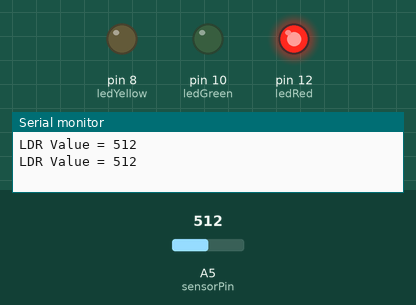
The sketch below on a simulated Arduino Uno, built with avr-gcc and run on an emulated ATmega328P. On the bench: output pins drawn as LEDs (lit = HIGH), the last lines printed to the serial monitor. The test bench sets the inputs (shaded band); at power-on: A5 (sensorPin) = 512.

Above: at 1.8 s.
1.9 s: A5 (sensorPin) set to 257
4.2 s: A5 (sensorPin) set to 237
At 6.6 s:
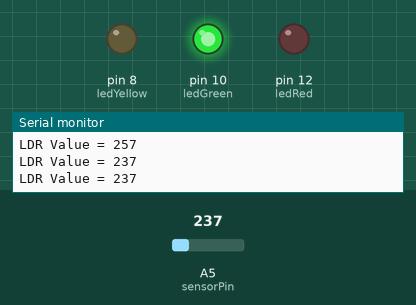
7.5 s: A5 (sensorPin) set to 106
10.2 s: A5 (sensorPin) set to 91
At 12.4 s:
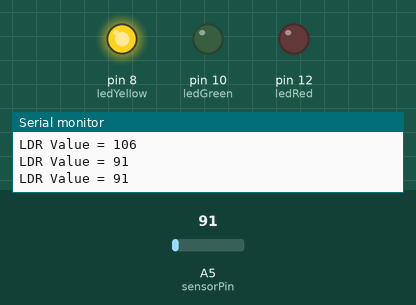
13.5 s: A5 (sensorPin) set to 110
At 16.0 s:
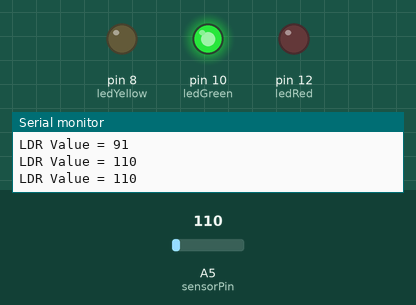
16.5 s: A5 (sensorPin) set to 90
At 18.3 s:
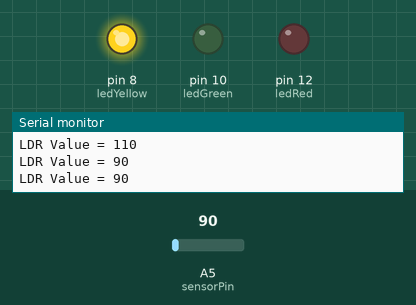
Timing chart, 0 to 19.8 s (numbered marks = the images above; inputs shaded):
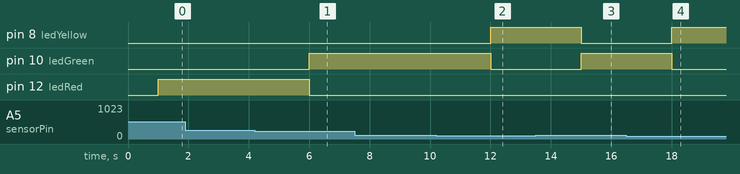

Measured:
- the behaviour switches between 251 and 250 on A5 (sensorPin) (found by bisection; images 0 and 1)
- the behaviour switches between 100 and 99 on A5 (sensorPin) (found by bisection; images 1 and 2)
- after the input at 4.2 s, pin 10 (ledGreen): LOW → HIGH after 1.8 s; pin 12 (ledRed): HIGH → LOW after 1.8 s
- after the input at 10.2 s, pin 8 (ledYellow): LOW → HIGH after 1.8 s; pin 10 (ledGreen): HIGH → LOW after 1.8 s
- after the input at 13.5 s, pin 8 (ledYellow): HIGH → LOW after 1.5 s; pin 10 (ledGreen): LOW → HIGH after 1.5 s
- after the input at 16.5 s, pin 8 (ledYellow): LOW → HIGH after 1.5 s; pin 10 (ledGreen): HIGH → LOW after 1.5 s

The sketch:

HW2-2-sensor_LED.ino
```cpp
// C++ code
//
int sensorPin = A5;
int ledRed = 12;
int ledGreen = 10;
int ledYellow = 8;

void setup()
{
  Serial.begin(9600);
  pinMode(ledRed , OUTPUT);
  pinMode(ledGreen , OUTPUT);
  pinMode(ledYellow , OUTPUT);

}

void loop()
{
	int sensorValue = analogRead(sensorPin);
  	Serial.print("LDR Value = ");
  	Serial.println(sensorValue);
  	delay(1000);
  	if ( sensorValue > 250 ) {
    	digitalWrite (ledRed , HIGH);
    	digitalWrite (ledGreen , LOW);
    	digitalWrite (ledYellow , LOW);}

  	else if( sensorValue < 100 ) {
    	digitalWrite (ledGreen , LOW);
    	digitalWrite (ledRed , LOW);
    	digitalWrite (ledYellow , HIGH);}

  	else {
    	digitalWrite (ledYellow , LOW);
    	digitalWrite (ledRed , LOW);
    	digitalWrite (ledGreen , HIGH);}
}
```
